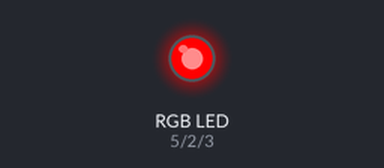
This sketch was run on a simulated Arduino Uno, built with avr-gcc and run on an emulated ATmega328P. Parts: an RGB LED mixed from three pins (HIGH = lit).

Above: at 0.5 s.
At 2.5 s:
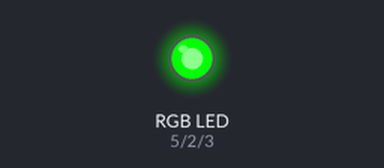
At 3.5 s:
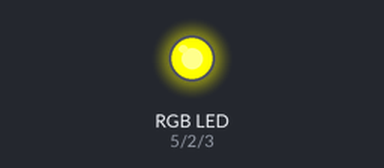
At 4.5 s:
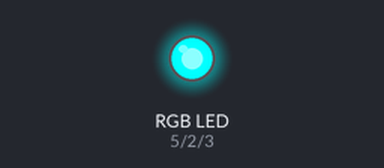
At 6.5 s:
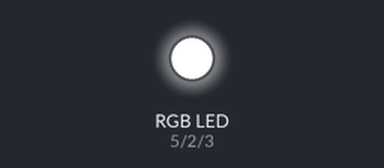
At 8.5 s:
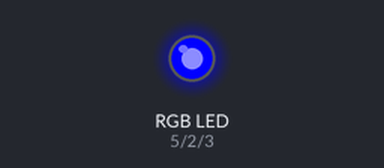
Timing chart, 0 to 9.1 s (numbered marks = the images above):
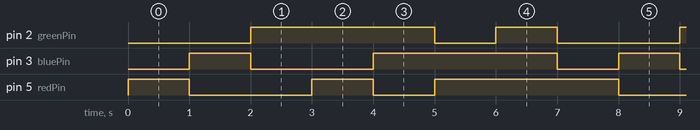

The sketch:

S13_RGB.ino
```cpp
// Sesión 13: Control de LED RGB
// Descripción: Este código controla un LED RGB, cambiando sus colores en intervalos de 1 segundo.

// Definimos los pines donde conectaremos los ánodos del LED RGB
const int redPin = 5;    // Ánodo rojo conectado al pin digital 5
const int bluePin = 3;   // Ánodo azul conectado al pin digital 3
const int greenPin = 2;  // Ánodo verde conectado al pin digital 2

// La función setup() se ejecuta una vez cuando se enciende o reinicia Arduino
void setup() {
    pinMode(redPin, OUTPUT);   // Configuramos el pin 5 como salida
    pinMode(bluePin, OUTPUT);  // Configuramos el pin 3 como salida
    pinMode(greenPin, OUTPUT); // Configuramos el pin 2 como salida
}

// La función loop() se ejecuta de manera continua
void loop() {
    // Encendemos el color rojo
    digitalWrite(redPin, HIGH);
    digitalWrite(greenPin, LOW);
    digitalWrite(bluePin, LOW);
    delay(1000); // Esperamos 1 segundo

    // Encendemos el color azul
    digitalWrite(redPin, LOW);
    digitalWrite(greenPin, LOW);
    digitalWrite(bluePin, HIGH);
    delay(1000); // Esperamos 1 segundo

    // Encendemos el color verde
    digitalWrite(redPin, LOW);
    digitalWrite(greenPin, HIGH);
    digitalWrite(bluePin, LOW);
    delay(1000); // Esperamos 1 segundo

    // Combinación de colores:
    // Encendemos el color amarillo (rojo + verde)
    digitalWrite(redPin, HIGH);
    digitalWrite(greenPin, HIGH);
    digitalWrite(bluePin, LOW);
    delay(1000); // Esperamos 1 segundo

    // Encendemos el color cian (verde + azul)
    digitalWrite(redPin, LOW);
    digitalWrite(greenPin, HIGH);
    digitalWrite(bluePin, HIGH);
    delay(1000); // Esperamos 1 segundo

    // Encendemos el color magenta (rojo + azul)
    digitalWrite(redPin, HIGH);
    digitalWrite(greenPin, LOW);
    digitalWrite(bluePin, HIGH);
    delay(1000); // Esperamos 1 segundo

    // Encendemos el color blanco (rojo + verde + azul)
    digitalWrite(redPin, HIGH);
    digitalWrite(greenPin, HIGH);
    digitalWrite(bluePin, HIGH);
    delay(1000); // Esperamos 1 segundo
}
```

Measured:
- by itself, pin 2 (greenPin): repeats every 7.0 s: LOW 1.0 s, HIGH 1.0 s, LOW 2.0 s, HIGH 3.0 s
- by itself, pin 3 (bluePin): repeats every 7.0 s: LOW 2.0 s, HIGH 3.0 s, LOW 1.0 s, HIGH 1.0 s
- by itself, pin 5 (redPin): repeats every 7.0 s: LOW 2.0 s, HIGH 1.0 s, LOW 1.0 s, HIGH 3.0 s
